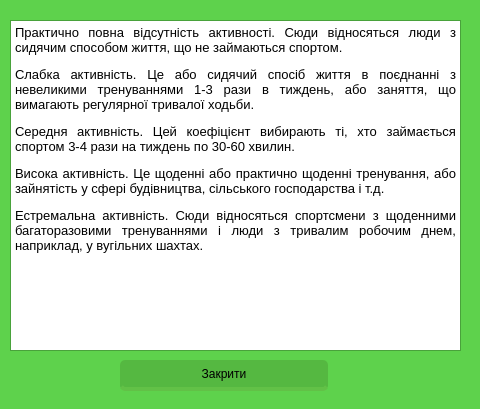
<?xml version="1.0" encoding="UTF-8"?>
<ui version="4.0">
 <class>Dialog</class>
 <widget class="QDialog" name="Dialog">
  <property name="geometry">
   <rect>
    <x>0</x>
    <y>0</y>
    <width>480</width>
    <height>409</height>
   </rect>
  </property>
  <property name="palette">
   <palette>
    <active>
     <colorrole role="Base">
      <brush brushstyle="SolidPattern">
       <color alpha="255">
        <red>255</red>
        <green>255</green>
        <blue>255</blue>
       </color>
      </brush>
     </colorrole>
     <colorrole role="Window">
      <brush brushstyle="SolidPattern">
       <color alpha="255">
        <red>94</red>
        <green>210</green>
        <blue>76</blue>
       </color>
      </brush>
     </colorrole>
    </active>
    <inactive>
     <colorrole role="Base">
      <brush brushstyle="SolidPattern">
       <color alpha="255">
        <red>255</red>
        <green>255</green>
        <blue>255</blue>
       </color>
      </brush>
     </colorrole>
     <colorrole role="Window">
      <brush brushstyle="SolidPattern">
       <color alpha="255">
        <red>94</red>
        <green>210</green>
        <blue>76</blue>
       </color>
      </brush>
     </colorrole>
    </inactive>
    <disabled>
     <colorrole role="Base">
      <brush brushstyle="SolidPattern">
       <color alpha="255">
        <red>94</red>
        <green>210</green>
        <blue>76</blue>
       </color>
      </brush>
     </colorrole>
     <colorrole role="Window">
      <brush brushstyle="SolidPattern">
       <color alpha="255">
        <red>94</red>
        <green>210</green>
        <blue>76</blue>
       </color>
      </brush>
     </colorrole>
    </disabled>
   </palette>
  </property>
  <property name="windowTitle">
   <string>Optimal food plan</string>
  </property>
  <widget class="QPushButton" name="closer">
   <property name="geometry">
    <rect>
     <x>120</x>
     <y>360</y>
     <width>211</width>
     <height>31</height>
    </rect>
   </property>
   <property name="styleSheet">
    <string notr="true">float:right;
margin-right: 3%;
margin top: 5px;
border-radius:5px;
-moz-border-radius:5px;
webkit-border-radius:5px;
padding:5px 9px;
font-size: 1.2em;
background-color:rgba(85, 184, 65,1);
text-shadow: #454545 0 0 2px;
border-bottom: 4px solid rgba(98, 193, 71, 1);
color:black;
font-family: 'Roboto Slab', senif;</string>
   </property>
   <property name="text">
    <string>Закрити</string>
   </property>
  </widget>
  <widget class="QTextBrowser" name="textBrowser">
   <property name="geometry">
    <rect>
     <x>10</x>
     <y>20</y>
     <width>451</width>
     <height>331</height>
    </rect>
   </property>
   <property name="html">
    <string>&lt;!DOCTYPE HTML PUBLIC &quot;-//W3C//DTD HTML 4.0//EN&quot; &quot;http://www.w3.org/TR/REC-html40/strict.dtd&quot;&gt;
&lt;html&gt;&lt;head&gt;&lt;meta name=&quot;qrichtext&quot; content=&quot;1&quot; /&gt;&lt;style type=&quot;text/css&quot;&gt;
p, li { white-space: pre-wrap; }
&lt;/style&gt;&lt;/head&gt;&lt;body style=&quot; font-family:'MS Shell Dlg 2'; font-size:7.8pt; font-weight:400; font-style:normal;&quot;&gt;
&lt;p align=&quot;justify&quot; style=&quot; margin-top:12px; margin-bottom:12px; margin-left:0px; margin-right:0px; -qt-block-indent:0; text-indent:0px;&quot;&gt;&lt;span style=&quot; font-family:'Times New Roman','serif'; font-size:10pt;&quot;&gt;Практично повна відсутність активності. Сюди відносяться люди з сидячим способом життя, що не займаються спортом.&lt;/span&gt;&lt;/p&gt;
&lt;p align=&quot;justify&quot; style=&quot; margin-top:12px; margin-bottom:12px; margin-left:0px; margin-right:0px; -qt-block-indent:0; text-indent:0px;&quot;&gt;&lt;span style=&quot; font-family:'Times New Roman','serif'; font-size:10pt;&quot;&gt;Слабка активність. Це або сидячий спосіб життя в поєднанні з невеликими тренуваннями 1-3 рази в тиждень, або заняття, що вимагають регулярної тривалої ходьби. &lt;/span&gt;&lt;/p&gt;
&lt;p align=&quot;justify&quot; style=&quot; margin-top:12px; margin-bottom:12px; margin-left:0px; margin-right:0px; -qt-block-indent:0; text-indent:0px;&quot;&gt;&lt;span style=&quot; font-family:'Times New Roman','serif'; font-size:10pt;&quot;&gt;Середня активність. Цей коефіцієнт вибирають ті, хто займається спортом 3-4 рази на тиждень по 30-60 хвилин.&lt;/span&gt;&lt;/p&gt;
&lt;p align=&quot;justify&quot; style=&quot; margin-top:12px; margin-bottom:12px; margin-left:0px; margin-right:0px; -qt-block-indent:0; text-indent:0px;&quot;&gt;&lt;span style=&quot; font-family:'Times New Roman','serif'; font-size:10pt;&quot;&gt;Висока активність. Це щоденні або практично щоденні тренування, або зайнятість у сфері будівництва, сільського господарства і т.д.&lt;/span&gt;&lt;/p&gt;
&lt;p align=&quot;justify&quot; style=&quot; margin-top:12px; margin-bottom:12px; margin-left:0px; margin-right:0px; -qt-block-indent:0; text-indent:0px;&quot;&gt;&lt;span style=&quot; font-family:'Times New Roman','serif'; font-size:10pt;&quot;&gt;Естремальна активність. Сюди відносяться спортсмени з щоденними багаторазовими тренуваннями і люди з тривалим робочим днем, наприклад, у вугільних шахтах.&lt;/span&gt;&lt;/p&gt;&lt;/body&gt;&lt;/html&gt;</string>
   </property>
  </widget>
 </widget>
 <resources/>
 <connections/>
</ui>
